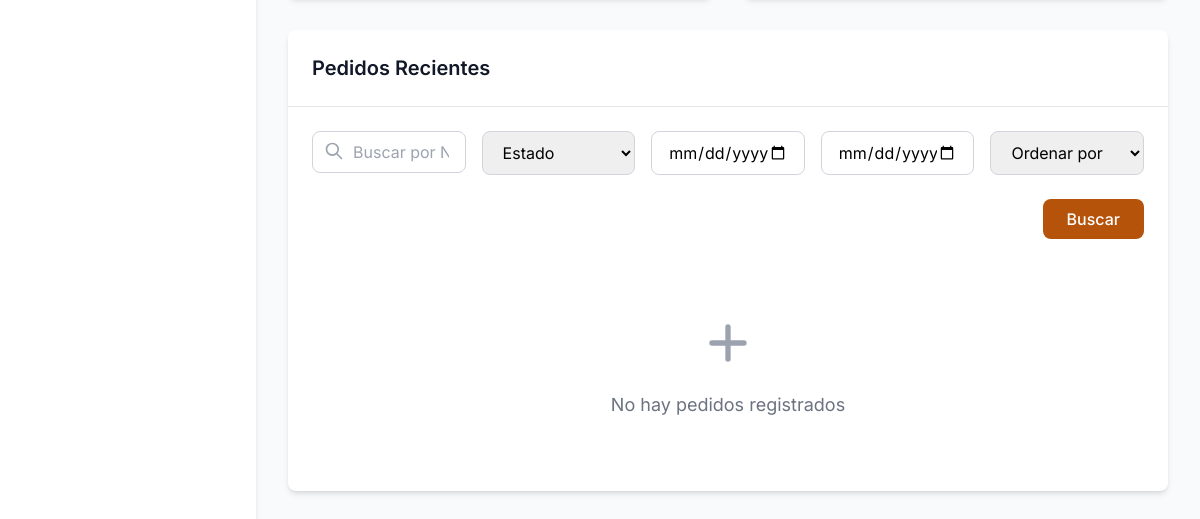
The app's page /restaurant/admin-dashboard/ (signed in, lower part), older data.
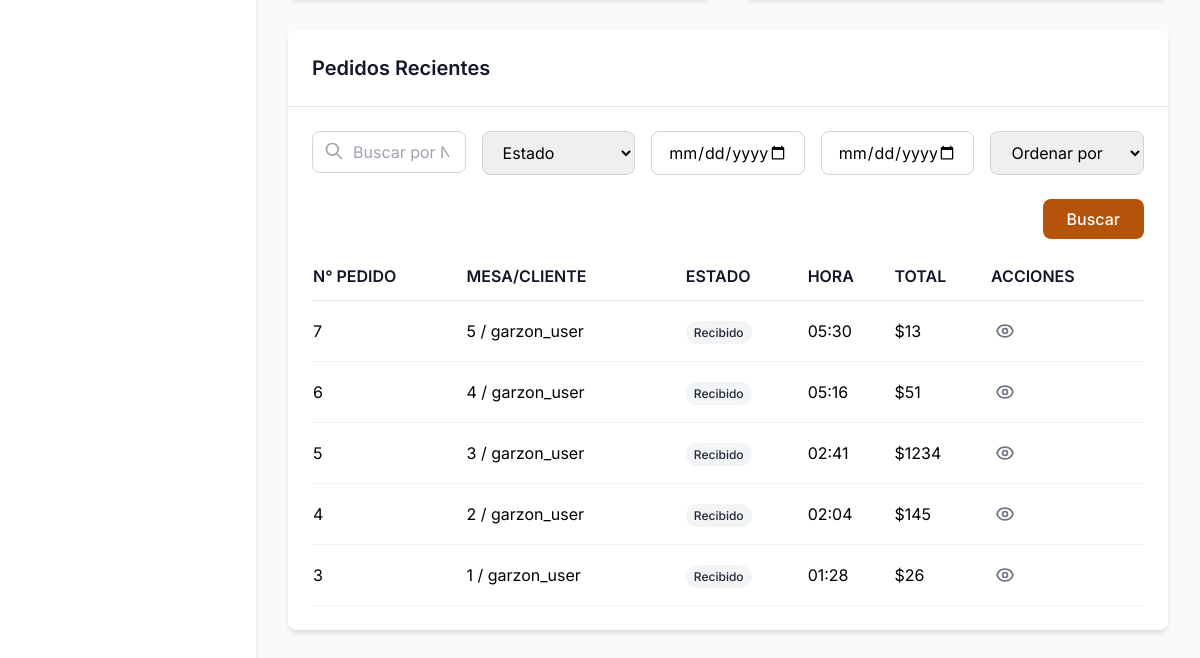
The same page, newer data.
### restaurant/models.py (models this page shows, shortened)
class Order(models.Model):
    STATUS_CHOICES = [
        ('pending', 'Pending'),
        ('preparing', 'Preparing'),
        ('ready', 'Ready'),
        ('served', 'Served'),
        ('paid', 'Paid'),
        ('cancelled', 'Cancelled'),
    ]
    user = models.ForeignKey(User, on_delete=models.CASCADE)
    table = models.ForeignKey(Table, on_delete=models.CASCADE)
    items = models.ManyToManyField(MenuItem, through='OrderItem')
    status = models.CharField(max_length=20, choices=STATUS_CHOICES, default='pending')
    created_at = models.DateTimeField(auto_now_add=True)

class Table(models.Model):
    number = models.IntegerField(unique=True)
    capacity = models.IntegerField()

### restaurant/views.py (the view)
# urls.py: path('admin-dashboard/', views.admin_dashboard, name='admin_dashboard'),
@login_required
@user_passes_test(lambda u: u.is_superuser or u.groups.filter(name='Administrador').exists())
def admin_dashboard(request):
    import json
    from django.utils import timezone
    stats = Order.objects.aggregate(
        total_today=Count('id', filter=Q(created_at__date=timezone.now().date())),
        preparing=Count('id', filter=Q(status='preparing')),
        ready=Count('id', filter=Q(status='ready')),
        completed=Count('id', filter=Q(status__in=['served', 'paid']))
    )
    recent_orders = Order.objects.annotate(
        total=Sum(F('orderitem__menu_item__price') * F('orderitem__quantity'))
    ).select_related('table', 'user').order_by('-created_at')[:10]
    reservations = Reservation.objects.all()
    orders = Order.objects.all()
    menu_items = MenuItem.objects.all()
    tables = Table.objects.all()
    groups = Group.objects.all()  # Obtener todos los grupos/roles
    user_role = request.user.groups.first().name if request.user.groups.exists() else None
    low_stock_ingredients = Ingredient.objects.filter(
        stock_quantity__lte=F('low_stock_threshold')
    ).order_by('name')
    orders_json = json.dumps([{
        'id': o.id,
        'table': o.table.number,
        'status': o.status,
        'user': o.user.username,
        'created_at': o.created_at.isoformat(),
    } for o in orders])
    tables_json = json.dumps([{
        'id': t.id,
        'number': t.number
    } for t in tables])
    menu_items_json = json.dumps([{
        'id': m.id,
        'name': m.name,
        'description': m.description,
        'price': float(m.price),
        'category': m.category,
        'available': m.available
    } for m in menu_items])
    return render(request, 'restaurant/admin_dashboard.html', {
        'reservations': reservations,
        'orders': orders,
        'menu_items': menu_items,
        'tables': tables,
        'groups': groups,  # Pasar los grupos a la plantilla
        'total_orders_today': stats.get('total_today', 0),
        'preparing_count': stats.get('preparing', 0),
        'ready_count': stats.get('ready', 0),
        'completed_count': stats.get('completed', 0),
        'recent_orders': recent_orders,
        'user_role': user_role,
        'orders_json': orders_json,
        'tables_json': tables_json,
        'menu_items_json': menu_items_json,
        'low_stock_ingredients': low_stock_ingredients,
    })

### restaurant/templates/restaurant/admin_dashboard.html (shortened to what this page needs)
<!DOCTYPE html>
<html lang="es">
<head>
    {% load static %}
    <script src="https://cdn.tailwindcss.com"></script>
    <link rel="stylesheet" href="{% static 'restaurant/css/components.css' %}">
</head>
<body class="bg-gray-50">
    <div id="sidebar" class="fixed inset-y-0 left-0 w-64 bg-white shadow-md transform -translate-x-full lg:translate-x-0 transition-transform duration-300 ease-in-out z-30">
    </div>
    <div class="lg:ml-64 bg-gray-50 min-h-screen">
        <div class="p-8">
            <div id="dashboard" class="content-section">
                <div class="bg-white rounded-lg shadow-md">
                    <div class="p-6 border-b border-gray-200">
                        <h2 class="text-xl font-semibold text-gray-900">Pedidos Recientes</h2>
                    </div>
                    <div class="p-6">
                        <div class="grid grid-cols-1 md:grid-cols-2 lg:grid-cols-5 gap-4 mb-6">
                            <div class="relative">
                                <input type="text" placeholder="Buscar por N° de pedido, mesa, cliente..." class="w-full pl-10 pr-4 py-2 border border-gray-300 rounded-lg focus:ring-2 focus:ring-blue-500 focus:border-transparent">
                                <svg class="absolute left-3 top-2.5 w-5 h-5 text-gray-400" fill="none" stroke="currentColor" viewBox="0 0 24 24">
                                    <path stroke-linecap="round" stroke-linejoin="round" stroke-width="2" d="M21 21l-6-6m2-5a7 7 0 11-14 0 7 7 0 0114 0z"></path>
                                </svg>
                            </div>
                            <select class="w-full px-4 py-2 border border-gray-300 rounded-lg focus:ring-2 focus:ring-blue-500 focus:border-transparent">
                                <option>Estado</option>
                            </select>
                            <input type="date" class="w-full px-4 py-2 border border-gray-300 rounded-lg focus:ring-2 focus:ring-blue-500 focus:border-transparent">
                            <input type="date" class="w-full px-4 py-2 border border-gray-300 rounded-lg focus:ring-2 focus:ring-blue-500 focus:border-transparent">
                            <select class="w-full px-4 py-2 border border-gray-300 rounded-lg focus:ring-2 focus:ring-blue-500 focus:border-transparent">
                                <option>Ordenar por</option>
                            </select>
                        </div>
                        <div class="flex justify-end mb-6">
                            <button class="bg-amber-700 text-white px-6 py-2 rounded-lg font-medium hover:bg-amber-800">Buscar</button>
                        </div>
                        {% if recent_orders %}
                        <div class="overflow-x-auto">
                            <table class="w-full table-auto">
                                <thead>
                                    <tr class="text-left border-b border-gray-200">
                                        <th class="pb-3 font-semibold text-gray-900">N° PEDIDO</th>
                                        <th class="pb-3 font-semibold text-gray-900">MESA/CLIENTE</th>
                                        <th class="pb-3 font-semibold text-gray-900">ESTADO</th>
                                        <th class="pb-3 font-semibold text-gray-900">HORA</th>
                                        <th class="pb-3 font-semibold text-gray-900">TOTAL</th>
                                        <th class="pb-3 font-semibold text-gray-900">ACCIONES</th>
                                    </tr>
                                </thead>
                                <tbody>
                                    {% for order in recent_orders %}
                                    <tr class="border-b border-gray-100" id="recent-order-{{ order.id }}">
                                        <td class="py-4">{{ order.id }}</td>
                                        <td class="py-4">{{ order.table.number }} / {{ order.user.username }}</td>
                                        <td class="py-4">
                                            {% if order.status == 'pending' %}
                                            <span class="px-2 py-1 text-xs font-medium bg-gray-100 text-gray-800 rounded-full">Recibido</span>
                                            {% elif order.status == 'preparing' %}
                                            <span class="px-2 py-1 text-xs font-medium bg-yellow-100 text-yellow-800 rounded-full">En preparación</span>
                                            {% elif order.status == 'ready' %}
                                            <span class="px-2 py-1 text-xs font-medium bg-green-100 text-green-800 rounded-full">Listo</span>
                                            {% elif order.status == 'served' %}
                                            <span class="px-2 py-1 text-xs font-medium bg-blue-100 text-blue-800 rounded-full">Servido</span>
                                            {% endif %}
                                        </td>
                                        <td class="py-4">{{ order.created_at|date:"H:i" }}</td>
                                        <td class="py-4">${{ order.total|floatformat:0 }}</td>
                                        <td class="py-4">
                                            <div class="flex items-center space-x-2">
                                                <button class="text-gray-500 hover:text-blue-600 p-1 rounded-full transition-colors" onclick="viewOrderDetails({{ order.id }})" title="Ver detalles">
                                                </button>
                                            </div>
                                        </td>
                                    </tr>
                                    {% endfor %}
                                </tbody>
                            </table>
                        </div>
                        {% else %}
                        <div class="text-center py-12">
                            <svg class="w-16 h-16 text-gray-400 mx-auto mb-4" fill="none" stroke="currentColor" viewBox="0 0 24 24">
                                <path stroke-linecap="round" stroke-linejoin="round" stroke-width="2" d="M12 6v6m0 0v6m0-6h6m-6 0H6"></path>
                            </svg>
                            <p class="text-gray-500 text-lg">No hay pedidos registrados</p>
                        </div>
                        {% endif %}
                    </div>
                </div>
            </div>
        </div>
    </div>
</body>
</html>

### restaurant/templates/restaurant/admin_dashboard.html (style rules this page uses)
body { font-family: 'Inter', sans-serif; }

Row changes from the older to the newer data that the page shows:
added Order: id "7", table.number "5", user.username "garzon_user", status "Recibido", created_at "05:30", total "13"
added Order: id "6", table.number "4", user.username "garzon_user", status "Recibido", created_at "05:16", total "51"
added Order: id "5", table.number "3", user.username "garzon_user", status "Recibido", created_at "02:41", total "1234"
added Order: id "4", table.number "2", user.username "garzon_user", status "Recibido", created_at "02:04", total "145"
added Order: id "3", table.number "1", user.username "garzon_user", status "Recibido", created_at "01:28", total "26"
Text that changed along with them:
text no longer shown: "No hay pedidos registrados"
text now shown: "N° PEDIDO MESA/CLIENTE ESTADO HORA TOTAL ACCIONES"
